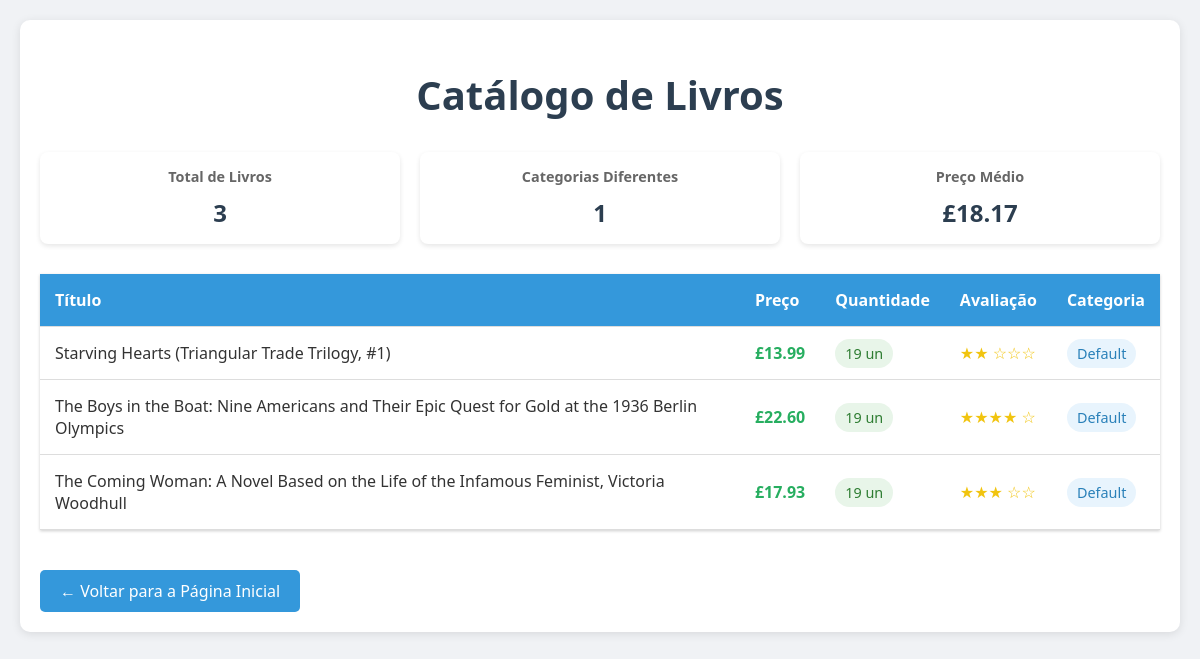
The app's page /livros/categoria/2 with its own data.
### tables this page shows
CREATE TABLE livros (
                id INTEGER PRIMARY KEY AUTOINCREMENT,
                titulo TEXT NOT NULL UNIQUE,
                preco REAL NOT NULL,
                quantidade INTEGER NOT NULL,
                avaliacao INTEGER NOT NULL,
                categoria_id INTEGER,
                FOREIGN KEY (categoria_id) REFERENCES categorias(id)
            );

CREATE TABLE "categorias" (
                id INTEGER PRIMARY KEY AUTOINCREMENT,
                nome TEXT NOT NULL UNIQUE,
                contador_repeticoes INTEGER NOT NULL DEFAULT 0
            );

### app.py (the view)
@app.route('/livros/categoria/<int:categoria_id>')
def livros_por_categoria(categoria_id):
    try:
        conn = conectar_banco()
        if not conn:
            abort(500)
        cursor = conn.cursor()
        cursor.execute('SELECT nome FROM categorias WHERE id = ?', (categoria_id,))
        categoria = cursor.fetchone()
        if not categoria:
            abort(404)  # Categoria não encontrada
        cursor.execute('''
            SELECT l.titulo, l.preco, l.quantidade, l.avaliacao,
                   c.nome as categoria_nome
            FROM livros l
            LEFT JOIN categorias c ON l.categoria_id = c.id
            WHERE l.categoria_id = ?
            ORDER BY l.titulo ASC
        ''', (categoria_id,))
        livros = cursor.fetchall()
        conn.close()
        return render_template('livros.html',
                             livros=livros,
                             categoria_nome=categoria['nome'])
    except Exception as e:
        print(f"Erro na rota livros_por_categoria: {e}")
        abort(500)

### app.py (called while the page is built)
def conectar_banco():
    try:
        conn = sqlite3.connect(DB_PATH)
        conn.row_factory = sqlite3.Row
        return conn
    except Exception as e:
        print(f"Erro ao conectar ao banco de dados: {e}")
        return None

### templates/livros.html (shortened to what this page needs)
<!DOCTYPE html>
<html lang="pt-br">
<head>
</head>
<body>
    <div class="container">
        <h1>Catálogo de Livros</h1>
        <div class="stats-container">
            <div class="stat-card">
                <h3>Total de Livros</h3>
                <p>{{ livros|length }}</p>
            </div>
            <div class="stat-card">
                <h3>Categorias Diferentes</h3>
                <p>{{ livros|map(attribute='categoria_nome')|unique|list|length }}</p>
            </div>
            <div class="stat-card">
                <h3>Preço Médio</h3>
                <p>£{{ "%.2f"|format(livros|map(attribute='preco')|sum / livros|length) }}</p>
            </div>
        </div>
        {% if livros %}
        <table>
            <thead>
                <tr>
                    <th>Título</th>
                    <th>Preço</th>
                    <th>Quantidade</th>
                    <th>Avaliação</th>
                    <th>Categoria</th>
                </tr>
            </thead>
            <tbody>
                {% for livro in livros %}
                <tr>
                    <td>{{ livro.titulo }}</td>
                    <td class="price">£{{ "%.2f"|format(livro.preco) }}</td>
                    <td>
                        <span class="stock {% if livro.quantidade > 15 %}high{% elif livro.quantidade > 5 %}medium{% else %}low{% endif %}">
                            {{ livro.quantidade }} un
                        </span>
                    </td>
                    <td class="rating">
                        {% for _ in range(livro.avaliacao) %}★{% endfor %}
                        {% for _ in range(5 - livro.avaliacao) %}☆{% endfor %}
                    </td>
                    <td><span class="category-badge">{{ livro.categoria_nome }}</span></td>
                </tr>
                {% endfor %}
            </tbody>
        </table>
        {% else %}
        <p>Nenhum livro encontrado no catálogo.</p>
        {% endif %}
        <a href="/" class="back-button">← Voltar para a Página Inicial</a>
    </div>
</body>
</html>

### templates/livros.html (style rules this page uses)
body { font-family: 'Segoe UI', Tahoma, Geneva, Verdana, sans-serif; margin: 0; padding: 20px; background-color: #f0f2f5; color: #333; }
.container { max-width: 1200px; margin: 0 auto; background-color: white; padding: 20px; border-radius: 10px; box-shadow: 0 2px 10px rgba(0,0,0,0.1); }
h1 { color: #2c3e50; text-align: center; margin-bottom: 30px; font-size: 2.5em; }
.stats-container { display: grid; grid-template-columns: repeat(auto-fit, minmax(200px, 1fr)); gap: 20px; margin-bottom: 30px; }
.stat-card { background-color: #fff; padding: 15px; border-radius: 8px; box-shadow: 0 2px 5px rgba(0,0,0,0.1); text-align: center; }
.stat-card h3 { margin: 0; color: #666; font-size: 0.9em; }
.stat-card p { margin: 10px 0 0; font-size: 1.5em; color: #2c3e50; font-weight: bold; }
table { width: 100%; border-collapse: collapse; margin: 20px 0; background-color: white; box-shadow: 0 1px 3px rgba(0,0,0,0.2); }
th, td { padding: 15px; text-align: left; border-bottom: 1px solid #ddd; }
th { background-color: #3498db; color: white; font-weight: 600; }
.price { color: #27ae60; font-weight: bold; }
.stock { padding: 5px 10px; border-radius: 15px; font-size: 0.9em; }
.stock.high { background-color: #e8f5e9; color: #2e7d32; }
.rating { color: #f1c40f; }
.category-badge { background-color: #e8f4fd; color: #2980b9; padding: 5px 10px; border-radius: 15px; font-size: 0.9em; }
.back-button { display: inline-block; padding: 10px 20px; background-color: #3498db; color: white; text-decoration: none; border-radius: 5px; transition: background-color 0.3s; margin-top: 20px; }

### records on screen
livros: titulo "Starving Hearts (Triangular Trade Trilogy, #1)", preco "13.99", quantidade "19", avaliacao 2 (drawn), categoria_nome "Default"
livros: titulo "The Boys in the Boat: Nine Americans and Their Epic Quest for Gold at the 1936 Berlin Olympics", preco "22.60", quantidade "19", categoria_nome "Default"
livros: titulo "The Coming Woman: A Novel Based on the Life of the Infamous Feminist, Victoria Woodhull", preco "17.93", quantidade "19", categoria_nome "Default"

### other values on screen
{{ livros|length }} "3"
{{ livros|map(attribute='categoria_nome')|unique|list|length }} "1"
{{ "%.2f"|format(livros|map(attribute='preco')|sum / livros|length) }} "18.17"
